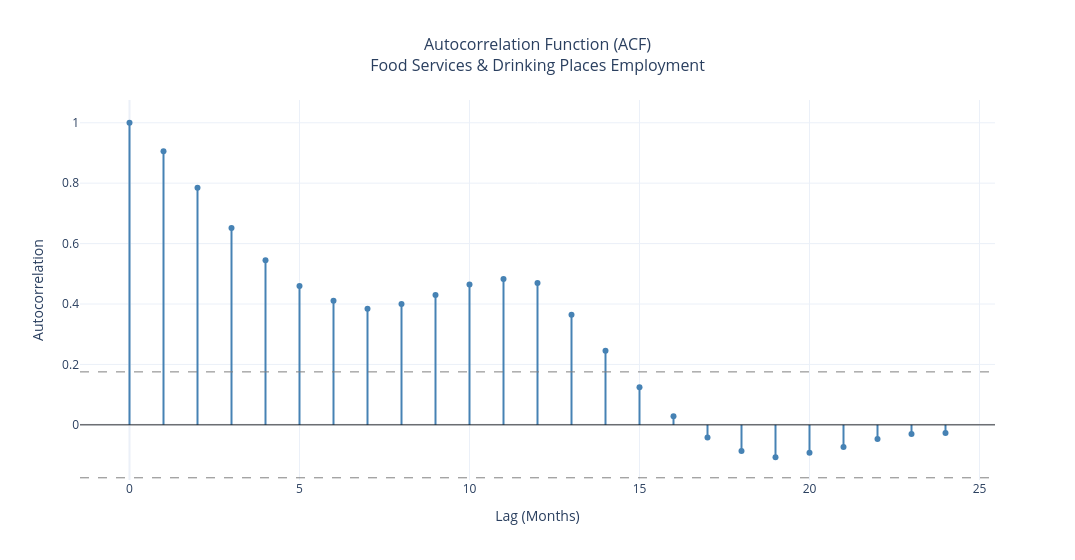

The cell this chart's notebook holds for it:
### Markdown cell above
## Seasonality

Employment in food services follows a pretty clear seasonal pattern. It builds through the spring, peaks in the summer months from June through August, and then tapers off through the fall before hitting its lowest point in January and February.

What stands out is how consistent that pattern is across years. Even with everything that happened during COVID, the overall rhythm doesn’t really change.

The year-over-year overlay shows the bigger picture. There’s steady growth from 2016 through 2019, a noticeable dip during the pandemic period, and then a gradual return to growth through 2023 and 2024.

The STL decomposition reinforces this. The direction of the seasonal pattern stays consistent, but the size of the swings changes from year to year. Some summers see stronger spikes than others, which suggests that while the timing of demand is stable, the intensity of that demand can vary.

### Code cell
# =============================================================================
# Section 4: ACF
# =============================================================================

acf_values = acf(df_interp['employed'], nlags=24)
lags = list(range(len(acf_values)))

fig = go.Figure()

# Zero line
fig.add_hline(y=0, line_color='black', line_width=0.8)

# 95% confidence interval bounds
n = len(df_interp['employed'])
ci_bound = 1.96 / np.sqrt(n)
fig.add_hline(y=ci_bound, line_dash='dash', line_color='gray', line_width=1)
fig.add_hline(y=-ci_bound, line_dash='dash', line_color='gray', line_width=1)

# ACF stems
for i, (lag, val) in enumerate(zip(lags, acf_values)):
    fig.add_trace(go.Scatter(
        x=[lag, lag],
        y=[0, val],
        mode='lines',
        line=dict(color='steelblue', width=2),
        showlegend=False,
        hoverinfo='skip'
    ))

# ACF points
fig.add_trace(go.Scatter(
    x=lags,
    y=acf_values,
    mode='markers',
    marker=dict(color='steelblue', size=6),
    name='ACF',
    showlegend=False,
    hovertemplate='Lag %{x}: %{y:.3f}<extra></extra>'
))

fig.update_layout(
    title=dict(text='Autocorrelation Function (ACF)<br>Food Services & Drinking Places Employment',
               x=0.5, font=dict(size=16)),
    xaxis_title='Lag (Months)',
    yaxis_title='Autocorrelation',
    width=1075,
    template='plotly_white',
    hovermode='closest'
)

fig.show()

### Figure 1 — Plotly figure (JSON) as saved in the notebook; plotly's stock layout.template omitted (floating-point values rounded to 4 significant figures)
{"data": [{"hoverinfo": "skip", "line": {"color": "steelblue", "width": 2}, "mode": "lines", "showlegend": false, "type": "scatter", "x": [0, 0], "y": [0, 1]}, {"hoverinfo": "skip", "line": {"color": "steelblue", "width": 2}, "mode": "lines", "showlegend": false, "type": "scatter", "x": [1, 1], "y": [0, 0.9057]}, {"hoverinfo": "skip", "line": {"color": "steelblue", "width": 2}, "mode": "lines", "showlegend": false, "type": "scatter", "x": [2, 2], "y": [0, 0.7845]}, {"hoverinfo": "skip", "line": {"color": "steelblue", "width": 2}, "mode": "lines", "showlegend": false, "type": "scatter", "x": [3, 3], "y": [0, 0.6517]}, {"hoverinfo": "skip", "line": {"color": "steelblue", "width": 2}, "mode": "lines", "showlegend": false, "type": "scatter", "x": [4, 4], "y": [0, 0.5446]}, {"hoverinfo": "skip", "line": {"color": "steelblue", "width": 2}, "mode": "lines", "showlegend": false, "type": "scatter", "x": [5, 5], "y": [0, 0.4599]}, {"hoverinfo": "skip", "line": {"color": "steelblue", "width": 2}, "mode": "lines", "showlegend": false, "type": "scatter", "x": [6, 6], "y": [0, 0.4109]}, {"hoverinfo": "skip", "line": {"color": "steelblue", "width": 2}, "mode": "lines", "showlegend": false, "type": "scatter", "x": [7, 7], "y": [0, 0.3843]}, {"hoverinfo": "skip", "line": {"color": "steelblue", "width": 2}, "mode": "lines", "showlegend": false, "type": "scatter", "x": [8, 8], "y": [0, 0.3998]}, {"hoverinfo": "skip", "line": {"color": "steelblue", "width": 2}, "mode": "lines", "showlegend": false, "type": "scatter", "x": [9, 9], "y": [0, 0.4295]}, {"hoverinfo": "skip", "line": {"color": "steelblue", "width": 2}, "mode": "lines", "showlegend": false, "type": "scatter", "x": [10, 10], "y": [0, 0.4646]}, {"hoverinfo": "skip", "line": {"color": "steelblue", "width": 2}, "mode": "lines", "showlegend": false, "type": "scatter", "x": [11, 11], "y": [0, 0.4826]}, {"hoverinfo": "skip", "line": {"color": "steelblue", "width": 2}, "mode": "lines", "showlegend": false, "type": "scatter", "x": [12, 12], "y": [0, 0.4697]}, {"hoverinfo": "skip", "line": {"color": "steelblue", "width": 2}, "mode": "lines", "showlegend": false, "type": "scatter", "x": [13, 13], "y": [0, 0.3642]}, {"hoverinfo": "skip", "line": {"color": "steelblue", "width": 2}, "mode": "lines", "showlegend": false, "type": "scatter", "x": [14, 14], "y": [0, 0.2454]}, {"hoverinfo": "skip", "line": {"color": "steelblue", "width": 2}, "mode": "lines", "showlegend": false, "type": "scatter", "x": [15, 15], "y": [0, 0.1243]}, {"hoverinfo": "skip", "line": {"color": "steelblue", "width": 2}, "mode": "lines", "showlegend": false, "type": "scatter", "x": [16, 16], "y": [0, 0.02875]}, {"hoverinfo": "skip", "line": {"color": "steelblue", "width": 2}, "mode": "lines", "showlegend": false, "type": "scatter", "x": [17, 17], "y": [0, -0.04222]}, {"hoverinfo": "skip", "line": {"color": "steelblue", "width": 2}, "mode": "lines", "showlegend": false, "type": "scatter", "x": [18, 18], "y": [0, -0.08673]}, {"hoverinfo": "skip", "line": {"color": "steelblue", "width": 2}, "mode": "lines", "showlegend": false, "type": "scatter", "x": [19, 19], "y": [0, -0.1073]}, {"hoverinfo": "skip", "line": {"color": "steelblue", "width": 2}, "mode": "lines", "showlegend": false, "type": "scatter", "x": [20, 20], "y": [0, -0.0922]}, {"hoverinfo": "skip", "line": {"color": "steelblue", "width": 2}, "mode": "lines", "showlegend": false, "type": "scatter", "x": [21, 21], "y": [0, -0.0734]}, {"hoverinfo": "skip", "line": {"color": "steelblue", "width": 2}, "mode": "lines", "showlegend": false, "type": "scatter", "x": [22, 22], "y": [0, -0.04663]}, {"hoverinfo": "skip", "line": {"color": "steelblue", "width": 2}, "mode": "lines", "showlegend": false, "type": "scatter", "x": [23, 23], "y": [0, -0.03072]}, {"hoverinfo": "skip", "line": {"color": "steelblue", "width": 2}, "mode": "lines", "showlegend": false, "type": "scatter", "x": [24, 24], "y": [0, -0.0273]}, {"hovertemplate": "Lag %{x}: %{y:.3f}<extra></extra>", "marker": {"color": "steelblue", "size": 6}, "mode": "markers", "name": "ACF", "showlegend": false, "type": "scatter", "x": [0, 1, 2, 3, 4, 5, 6, 7, 8, 9, 10, 11, 12, 13, 14, 15, 16, 17, 18, 19, 20, 21, 22, 23, 24], "y": [1.0, 0.9057, 0.7845, 0.6517, 0.5446, 0.4599, 0.4109, 0.3843, 0.3998, 0.4295, 0.4646, 0.4826, 0.4697, 0.3642, 0.2454, 0.1243, 0.02875, -0.04222, -0.08673, -0.1073, -0.0922, -0.0734, -0.04663, -0.03072, -0.0273]}], "layout": {"hovermode": "closest", "shapes": [{"line": {"color": "black", "width": 0.8}, "type": "line", "x0": 0, "x1": 1, "xref": "x domain", "y0": 0, "y1": 0, "yref": "y"}, {"line": {"color": "gray", "dash": "dash", "width": 1}, "type": "line", "x0": 0, "x1": 1, "xref": "x domain", "y0": 0.1753, "y1": 0.1753, "yref": "y"}, {"line": {"color": "gray", "dash": "dash", "width": 1}, "type": "line", "x0": 0, "x1": 1, "xref": "x domain", "y0": -0.1753, "y1": -0.1753, "yref": "y"}], "title": {"font": {"size": 16}, "text": "Autocorrelation Function (ACF)<br>Food Services & Drinking Places Employment", "x": 0.5}, "width": 1075, "xaxis": {"title": {"text": "Lag (Months)"}}, "yaxis": {"title": {"text": "Autocorrelation"}}}}
